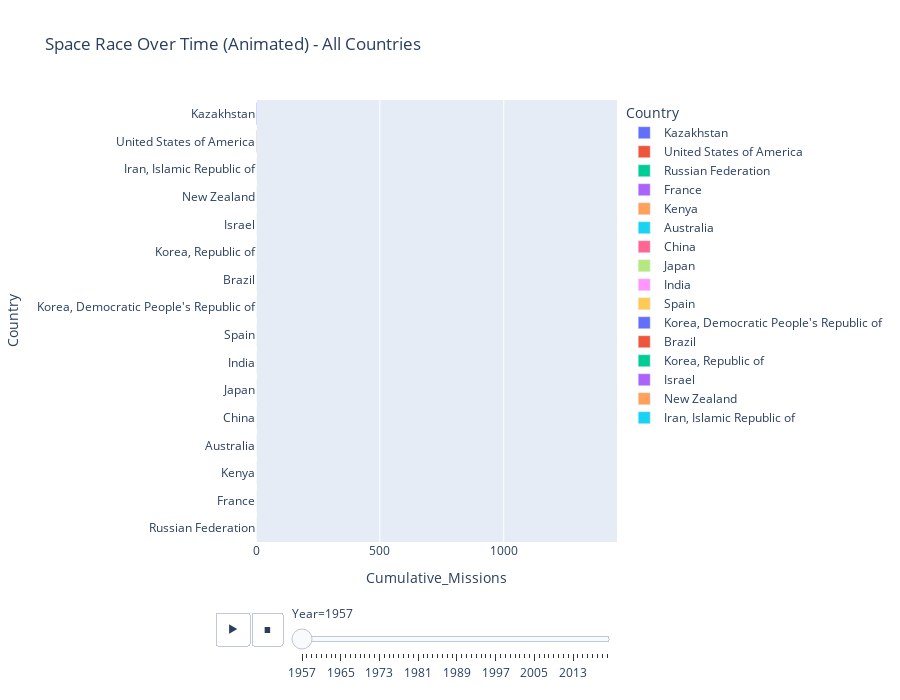

Source (notebook cell):
### Code cell
fig7 = px.bar(
    annual_country,
    x="Cumulative_Missions",
    y="Country",
    color="Country",
    animation_frame="Year",
    title="Space Race Over Time (Animated) - All Countries",
    range_x=[0, annual_country.Cumulative_Missions.max() + 100],
    height=700
)
fig7.update_layout(yaxis={'categoryorder': 'total ascending'})
fig7.show()

### Figure 1 — Plotly figure (JSON) as saved in the notebook; plotly's stock layout.template omitted (floating-point values rounded to 4 significant figures)
{"data": [{"hovertemplate": "Country=%{y}<br>Year=1957<br>Cumulative_Missions=%{x}<extra></extra>", "legendgroup": "Kazakhstan", "marker": {"color": "#636efa", "pattern": {"shape": ""}}, "name": "Kazakhstan", "orientation": "h", "showlegend": true, "textposition": "auto", "type": "bar", "x": [2], "xaxis": "x", "y": ["Kazakhstan"], "yaxis": "y"}, {"hovertemplate": "Country=%{y}<br>Year=1957<br>Cumulative_Missions=%{x}<extra></extra>", "legendgroup": "United States of America", "marker": {"color": "#EF553B", "pattern": {"shape": ""}}, "name": "United States of America", "orientation": "h", "showlegend": true, "textposition": "auto", "type": "bar", "x": [1], "xaxis": "x", "y": ["United States of America"], "yaxis": "y"}, {"hovertemplate": "Country=%{y}<br>Year=1957<br>Cumulative_Missions=%{x}<extra></extra>", "legendgroup": "Russian Federation", "marker": {"color": "#00cc96", "pattern": {"shape": ""}}, "name": "Russian Federation", "orientation": "h", "showlegend": true, "textposition": "auto", "type": "bar", "x": [0], "xaxis": "x", "y": ["Russian Federation"], "yaxis": "y"}, {"hovertemplate": "Country=%{y}<br>Year=1957<br>Cumulative_Missions=%{x}<extra></extra>", "legendgroup": "France", "marker": {"color": "#ab63fa", "pattern": {"shape": ""}}, "name": "France", "orientation": "h", "showlegend": true, "textposition": "auto", "type": "bar", "x": [0], "xaxis": "x", "y": ["France"], "yaxis": "y"}, {"hovertemplate": "Country=%{y}<br>Year=1957<br>Cumulative_Missions=%{x}<extra></extra>", "legendgroup": "Kenya", "marker": {"color": "#FFA15A", "pattern": {"shape": ""}}, "name": "Kenya", "orientation": "h", "showlegend": true, "textposition": "auto", "type": "bar", "x": [0], "xaxis": "x", "y": ["Kenya"], "yaxis": "y"}, {"hovertemplate": "Country=%{y}<br>Year=1957<br>Cumulative_Missions=%{x}<extra></extra>", "legendgroup": "Australia", "marker": {"color": "#19d3f3", "pattern": {"shape": ""}}, "name": "Australia", "orientation": "h", "showlegend": true, "textposition": "auto", "type": "bar", "x": [0], "xaxis": "x", "y": ["Australia"], "yaxis": "y"}, {"hovertemplate": "Country=%{y}<br>Year=1957<br>Cumulative_Missions=%{x}<extra></extra>", "legendgroup": "China", "marker": {"color": "#FF6692", "pattern": {"shape": ""}}, "name": "China", "orientation": "h", "showlegend": true, "textposition": "auto", "type": "bar", "x": [0], "xaxis": "x", "y": ["China"], "yaxis": "y"}, {"hovertemplate": "Country=%{y}<br>Year=1957<br>Cumulative_Missions=%{x}<extra></extra>", "legendgroup": "Japan", "marker": {"color": "#B6E880", "pattern": {"shape": ""}}, "name": "Japan", "orientation": "h", "showlegend": true, "textposition": "auto", "type": "bar", "x": [0], "xaxis": "x", "y": ["Japan"], "yaxis": "y"}, {"hovertemplate": "Country=%{y}<br>Year=1957<br>Cumulative_Missions=%{x}<extra></extra>", "legendgroup": "India", "marker": {"color": "#FF97FF", "pattern": {"shape": ""}}, "name": "India", "orientation": "h", "showlegend": true, "textposition": "auto", "type": "bar", "x": [0], "xaxis": "x", "y": ["India"], "yaxis": "y"}, {"hovertemplate": "Country=%{y}<br>Year=1957<br>Cumulative_Missions=%{x}<extra></extra>", "legendgroup": "Spain", "marker": {"color": "#FECB52", "pattern": {"shape": ""}}, "name": "Spain", "orientation": "h", "showlegend": true, "textposition": "auto", "type": "bar", "x": [0], "xaxis": "x", "y": ["Spain"], "yaxis": "y"}, {"hovertemplate": "Country=%{y}<br>Year=1957<br>Cumulative_Missions=%{x}<extra></extra>", "legendgroup": "Korea, Democratic People's Republic of", "marker": {"color": "#636efa", "pattern": {"shape": ""}}, "name": "Korea, Democratic People's Republic of", "orientation": "h", "showlegend": true, "textposition": "auto", "type": "bar", "x": [0], "xaxis": "x", "y": ["Korea, Democratic People's Republic of"], "yaxis": "y"}, {"hovertemplate": "Country=%{y}<br>Year=1957<br>Cumulative_Missions=%{x}<extra></extra>", "legendgroup": "Brazil", "marker": {"color": "#EF553B", "pattern": {"shape": ""}}, "name": "Brazil", "orientation": "h", "showlegend": true, "textposition": "auto", "type": "bar", "x": [0], "xaxis": "x", "y": ["Brazil"], "yaxis": "y"}, {"hovertemplate": "Country=%{y}<br>Year=1957<br>Cumulative_Missions=%{x}<extra></extra>", "legendgroup": "Korea, Republic of", "marker": {"color": "#00cc96", "pattern": {"shape": ""}}, "name": "Korea, Republic of", "orientation": "h", "showlegend": true, "textposition": "auto", "type": "bar", "x": [0], "xaxis": "x", "y": ["Korea, Republic of"], "yaxis": "y"}, {"hovertemplate": "Country=%{y}<br>Year=1957<br>Cumulative_Missions=%{x}<extra></extra>", "legendgroup": "Israel", "marker": {"color": "#ab63fa", "pattern": {"shape": ""}}, "name": "Israel", "orientation": "h", "showlegend": true, "textposition": "auto", "type": "bar", "x": [0], "xaxis": "x", "y": ["Israel"], "yaxis": "y"}, {"hovertemplate": "Country=%{y}<br>Year=1957<br>Cumulative_Missions=%{x}<extra></extra>", "legendgroup": "New Zealand", "marker": {"color": "#FFA15A", "pattern": {"shape": ""}}, "name": "New Zealand", "orientation": "h", "showlegend": true, "textposition": "auto", "type": "bar", "x": [0], "xaxis": "x", "y": ["New Zealand"], "yaxis": "y"}, {"hovertemplate": "Country=%{y}<br>Year=1957<br>Cumulative_Missions=%{x}<extra></extra>", "legendgroup": "Iran, Islamic Republic of", "marker": {"color": "#19d3f3", "pattern": {"shape": ""}}, "name": "Iran, Islamic Republic of", "orientation": "h", "showlegend": true, "textposition": "auto", "type": "bar", "x": [0], "xaxis": "x", "y": ["Iran, Islamic Republic of"], "yaxis": "y"}], "layout": {"barmode": "relative", "height": 700, "legend": {"title": {"text": "Country"}, "tracegroupgap": 0}, "sliders": [{"active": 0, "currentvalue": {"prefix": "Year="}, "len": 0.9, "pad": {"b": 10, "t": 60}, "steps": [{"args": [["1957"], {"frame": {"duration": 0, "redraw": true}, "fromcurrent": true, "mode": "immediate", "transition": {"duration": 0, "easing": "linear"}}], "label": "1957", "method": "animate"}, {"args": [["1958"], {"frame": {"duration": 0, "redraw": true}, "fromcurrent": true, "mode": "immediate", "transition": {"duration": 0, "easing": "linear"}}], "label": "1958", "method": "animate"}, {"args": [["1959"], {"frame": {"duration": 0, "redraw": true}, "fromcurrent": true, "mode": "immediate", "transition": {"duration": 0, "easing": "linear"}}], "label": "1959", "method": "animate"}, {"args": [["1960"], {"frame": {"duration": 0, "redraw": true}, "fromcurrent": true, "mode": "immediate", "transition": {"duration": 0, "easing": "linear"}}], "label": "1960", "method": "animate"}, {"args": [["1961"], {"frame": {"duration": 0, "redraw": true}, "fromcurrent": true, "mode": "immediate", "transition": {"duration": 0, "easing": "linear"}}], "label": "1961", "method": "animate"}, {"args": [["1962"], {"frame": {"duration": 0, "redraw": true}, "fromcurrent": true, "mode": "immediate", "transition": {"duration": 0, "easing": "linear"}}], "label": "1962", "method": "animate"}, {"args": [["1963"], {"frame": {"duration": 0, "redraw": true}, "fromcurrent": true, "mode": "immediate", "transition": {"duration": 0, "easing": "linear"}}], "label": "1963", "method": "animate"}, {"args": [["1964"], {"frame": {"duration": 0, "redraw": true}, "fromcurrent": true, "mode": "immediate", "transition": {"duration": 0, "easing": "linear"}}], "label": "1964", "method": "animate"}, {"args": [["1965"], {"frame": {"duration": 0, "redraw": true}, "fromcurrent": true, "mode": "immediate", "transition": {"duration": 0, "easing": "linear"}}], "label": "1965", "method": "animate"}, {"args": [["1966"], {"frame": {"duration": 0, "redraw": true}, "fromcurrent": true, "mode": "immediate", "transition": {"duration": 0, "easing": "linear"}}], "label": "1966", "method": "animate"}, {"args": [["1967"], {"frame": {"duration": 0, "redraw": true}, "fromcurrent": true, "mode": "immediate", "transition": {"duration": 0, "easing": "linear"}}], "label": "1967", "method": "animate"}, {"args": [["1968"], {"frame": {"duration": 0, "redraw": true}, "fromcurrent": true, "mode": "immediate", "transition": {"duration": 0, "easing": "linear"}}], "label": "1968", "method": "animate"}, {"args": [["1969"], {"frame": {"duration": 0, "redraw": true}, "fromcurrent": true, "mode": "immediate", "transition": {"duration": 0, "easing": "linear"}}], "label": "1969", "method": "animate"}, {"args": [["1970"], {"frame": {"duration": 0, "redraw": true}, "fromcurrent": true, "mode": "immediate", "transition": {"duration": 0, "easing": "linear"}}], "label": "1970", "method": "animate"}, {"args": [["1971"], {"frame": {"duration": 0, "redraw": true}, "fromcurrent": true, "mode": "immediate", "transition": {"duration": 0, "easing": "linear"}}], "label": "1971", "method": "animate"}, {"args": [["1972"], {"frame": {"duration": 0, "redraw": true}, "fromcurrent": true, "mode": "immediate", "transition": {"duration": 0, "easing": "linear"}}], "label": "1972", "method": "animate"}, {"args": [["1973"], {"frame": {"duration": 0, "redraw": true}, "fromcurrent": true, "mode": "immediate", "transition": {"duration": 0, "easing": "linear"}}], "label": "1973", "method": "animate"}, {"args": [["1974"], {"frame": {"duration": 0, "redraw": true}, "fromcurrent": true, "mode": "immediate", "transition": {"duration": 0, "easing": "linear"}}], "label": "1974", "method": "animate"}, {"args": [["1975"], {"frame": {"duration": 0, "redraw": true}, "fromcurrent": true, "mode": "immediate", "transition": {"duration": 0, "easing": "linear"}}], "label": "1975", "method": "animate"}, {"args": [["1976"], {"frame": {"duration": 0, "redraw": true}, "fromcurrent": true, "mode": "immediate", "transition": {"duration": 0, "easing": "linear"}}], "label": "1976", "method": "animate"}, {"args": [["1977"], {"frame": {"duration": 0, "redraw": true}, "fromcurrent": true, "mode": "immediate", "transition": {"duration": 0, "easing": "linear"}}], "label": "1977", "method": "animate"}, {"args": [["1978"], {"frame": {"duration": 0, "redraw": true}, "fromcurrent": true, "mode": "immediate", "transition": {"duration": 0, "easing": "linear"}}], "label": "1978", "method": "animate"}, {"args": [["1979"], {"frame": {"duration": 0, "redraw": true}, "fromcurrent": true, "mode": "immediate", "transition": {"duration": 0, "easing": "linear"}}], "label": "1979", "method": "animate"}, {"args": [["1980"], {"frame": {"duration": 0, "redraw": true}, "fromcurrent": true, "mode": "immediate", "transition": {"duration": 0, "easing": "linear"}}], "label": "1980", "method": "animate"}, {"args": [["1981"], {"frame": {"duration": 0, "redraw": true}, "fromcurrent": true, "mode": "immediate", "transition": {"duration": 0, "easing": "linear"}}], "label": "1981", "method": "animate"}, {"args": [["1982"], {"frame": {"duration": 0, "redraw": true}, "fromcurrent": true, "mode": "immediate", "transition": {"duration": 0, "easing": "linear"}}], "label": "1982", "method": "animate"}, {"args": [["1983"], {"frame": {"duration": 0, "redraw": true}, "fromcurrent": true, "mode": "immediate", "transition": {"duration": 0, "easing": "linear"}}], "label": "1983", "method": "animate"}, {"args": [["1984"], {"frame": {"duration": 0, "redraw": true}, "fromcurrent": true, "mode": "immediate", "transition": {"duration": 0, "easing": "linear"}}], "label": "1984", "method": "animate"}, {"args": [["1985"], {"frame": {"duration": 0, "redraw": true}, "fromcurrent": true, "mode": "immediate", "transition": {"duration": 0, "easing": "linear"}}], "label": "1985", "method": "animate"}, {"args": [["1986"], {"frame": {"duration": 0, "redraw": true}, "fromcurrent": true, "mode": "immediate", "transition": {"duration": 0, "easing": "linear"}}], "label": "1986", "method": "animate"}, {"args": [["1987"], {"frame": {"duration": 0, "redraw": true}, "fromcurrent": true, "mode": "immediate", "transition": {"duration": 0, "easing": "linear"}}], "label": "1987", "method": "animate"}, {"args": [["1988"], {"frame": {"duration": 0, "redraw": true}, "fromcurrent": true, "mode": "immediate", "transition": {"duration": 0, "easing": "linear"}}], "label": "1988", "method": "animate"}, {"args": [["1989"], {"frame": {"duration": 0, "redraw": true}, "fromcurrent": true, "mode": "immediate", "transition": {"duration": 0, "easing": "linear"}}], "label": "1989", "method": "animate"}, {"args": [["1990"], {"frame": {"duration": 0, "redraw": true}, "fromcurrent": true, "mode": "immediate", "transition": {"duration": 0, "easing": "linear"}}], "label": "1990", "method": "animate"}, {"args": [["1991"], {"frame": {"duration": 0, "redraw": true}, "fromcurrent": true, "mode": "immediate", "transition": {"duration": 0, "easing": "linear"}}], "label": "1991", "method": "animate"}, {"args": [["1992"], {"frame": {"duration": 0, "redraw": true}, "fromcurrent": true, "mode": "immediate", "transition": {"duration": 0, "easing": "linear"}}], "label": "1992", "method": "animate"}, {"args": [["1993"], {"frame": {"duration": 0, "redraw": true}, "fromcurrent": true, "mode": "immediate", "transition": {"duration": 0, "easing": "linear"}}], "label": "1993", "method": "animate"}, {"args": [["1994"], {"frame": {"duration": 0, "redraw": true}, "fromcurrent": true, "mode": "immediate", "transition": {"duration": 0, "easing": "linear"}}], "label": "1994", "method": "animate"}, {"args": [["1995"], {"frame": {"duration": 0, "redraw": true}, "fromcurrent": true, "mode": "immediate", "transition": {"duration": 0, "easing": "linear"}}], "label": "1995", "method": "animate"}, {"args": [["1996"], {"frame": {"duration": 0, "redraw": true}, "fromcurrent": true, "mode": "immediate", "transition": {"duration": 0, "easing": "linear"}}], "label": "1996", "method": "animate"}, {"args": [["1997"], {"frame": {"duration": 0, "redraw": true}, "fromcurrent": true, "mode": "immediate", "transition": {"duration": 0, "easing": "linear"}}], "label": "1997", "method": "animate"}, {"args": [["1998"], {"frame": {"duration": 0, "redraw": true}, "fromcurrent": true, "mode": "immediate", "transition": {"duration": 0, "easing": "linear"}}], "label": "1998", "method": "animate"}, {"args": [["1999"], {"frame": {"duration": 0, "redraw": true}, "fromcurrent": true, "mode": "immediate", "transition": {"duration": 0, "easing": "linear"}}], "label": "1999", "method": "animate"}, {"args": [["2000"], {"frame": {"duration": 0, "redraw": true}, "fromcurrent": true, "mode": "immediate", "transition": {"duration": 0, "easing": "linear"}}], "label": "2000", "method": "animate"}, {"args": [["2001"], {"frame": {"duration": 0, "redraw": true}, "fromcurrent": true, "mode": "immediate", "transition": {"duration": 0, "easing": "linear"}}], "label": "2001", "method": "animate"}, {"args": [["2002"], {"frame": {"duration": 0, "redraw": true}, "fromcurrent": true, "mode": "immediate", "transition": {"duration": 0, "easing": "linear"}}], "label": "2002", "method": "animate"}, {"args": [["2003"], {"frame": {"duration": 0, "redraw": true}, "fromcurrent": true, "mode": "immediate", "transition": {"duration": 0, "easing": "linear"}}], "label": "2003", "method": "animate"}, {"args": [["2004"], {"frame": {"duration": 0, "redraw": true}, "fromcurrent": true, "mode": "immediate", "transition": {"duration": 0, "easing": "linear"}}], "label": "2004", "method": "animate"}, {"args": [["2005"], {"frame": {"duration": 0, "redraw": true}, "fromcurrent": true, "mode": "immediate", "transition": {"duration": 0, "easing": "linear"}}], "label": "2005", "method": "animate"}, {"args": [["2006"], {"frame": {"duration": 0, "redraw": true}, "fromcurrent": true, "mode": "immediate", "transition": {"duration": 0, "easing": "linear"}}], "label": "2006", "method": "animate"}, {"args": [["2007"], {"frame": {"duration": 0, "redraw": true}, "fromcurrent": true, "mode": "immediate", "transition": {"duration": 0, "easing": "linear"}}], "label": "2007", "method": "animate"}, {"args": [["2008"], {"frame": {"duration": 0, "redraw": true}, "fromcurrent": true, "mode": "immediate", "transition": {"duration": 0, "easing": "linear"}}], "label": "2008", "method": "animate"}, {"args": [["2009"], {"frame": {"duration": 0, "redraw": true}, "fromcurrent": true, "mode": "immediate", "transition": {"duration": 0, "easing": "linear"}}], "label": "2009", "method": "animate"}, {"args": [["2010"], {"frame": {"duration": 0, "redraw": true}, "fromcurrent": true, "mode": "immediate", "transition": {"duration": 0, "easing": "linear"}}], "label": "2010", "method": "animate"}, {"args": [["2011"], {"frame": {"duration": 0, "redraw": true}, "fromcurrent": true, "mode": "immediate", "transition": {"duration": 0, "easing": "linear"}}], "label": "2011", "method": "animate"}, {"args": [["2012"], {"frame": {"duration": 0, "redraw": true}, "fromcurrent": true, "mode": "immediate", "transition": {"duration": 0, "easing": "linear"}}], "label": "2012", "method": "animate"}, {"args": [["2013"], {"frame": {"duration": 0, "redraw": true}, "fromcurrent": true, "mode": "immediate", "transition": {"duration": 0, "easing": "linear"}}], "label": "2013", "method": "animate"}, {"args": [["2014"], {"frame": {"duration": 0, "redraw": true}, "fromcurrent": true, "mode": "immediate", "transition": {"duration": 0, "easing": "linear"}}], "label": "2014", "method": "animate"}, {"args": [["2015"], {"frame": {"duration": 0, "redraw": true}, "fromcurrent": true, "mode": "immediate", "transition": {"duration": 0, "easing": "linear"}}], "label": "2015", "method": "animate"}, {"args": [["2016"], {"frame": {"duration": 0, "redraw": true}, "fromcurrent": true, "mode": "immediate", "transition": {"duration": 0, "easing": "linear"}}], "label": "2016", "method": "animate"}, {"args": [["2017"], {"frame": {"duration": 0, "redraw": true}, "fromcurrent": true, "mode": "immediate", "transition": {"duration": 0, "easing": "linear"}}], "label": "2017", "method": "animate"}, {"args": [["2018"], {"frame": {"duration": 0, "redraw": true}, "fromcurrent": true, "mode": "immediate", "transition": {"duration": 0, "easing": "linear"}}], "label": "2018", "method": "animate"}, {"args": [["2019"], {"frame": {"duration": 0, "redraw": true}, "fromcurrent": true, "mode": "immediate", "transition": {"duration": 0, "easing": "linear"}}], "label": "2019", "method": "animate"}, {"args": [["2020"], {"frame": {"duration": 0, "redraw": true}, "fromcurrent": true, "mode": "immediate", "transition": {"duration": 0, "easing": "linear"}}], "label": "2020", "method": "animate"}], "x": 0.1, "xanchor": "left", "y": 0, "yanchor": "top"}], "title": {"text": "Space Race Over Time (Animated) - All Countries"}, "updatemenus": [{"buttons": [{"args": [null, {"frame": {"duration": 500, "redraw": true}, "fromcurrent": true, "mode": "immediate", "transition": {"duration": 500, "easing": "linear"}}], "label": "&#9654;", "method": "animate"}, {"args": [[null], {"frame": {"duration": 0, "redraw": true}, "fromcurrent": true, "mode": "immediate", "transition": {"duration": 0, "easing": "linear"}}], "label": "&#9724;", "method": "animate"}], "direction": "left", "pad": {"r": 10, "t": 70}, "showactive": false, "type": "buttons", "x": 0.1, "xanchor": "right", "y": 0, "yanchor": "top"}], "xaxis": {"anchor": "y", "domain": [0, 1], "range": [0, 1457], "title": {"text": "Cumulative_Missions"}}, "yaxis": {"anchor": "x", "categoryarray": ["Iran, Islamic Republic of", "New Zealand", "Israel", "Korea, Republic of", "Brazil", "Korea, Democratic People's Republic of", "Spain", "India", "Japan", "China", "Australia", "Kenya", "France", "Russian Federation", "United States of America", "Kazakhstan"], "categoryorder": "total ascending", "domain": [0, 1], "title": {"text": "Country"}}}}
